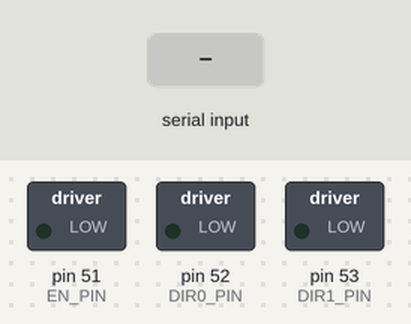
Bench run of a sketch on a simulated Arduino Mega 2560, built with avr-gcc and run on an emulated ATmega2560. Shown: switched loads named in the sketch (green lamp = pin HIGH). The inputs (shaded band) are chosen by the test bench.

Above: at 1.2 s.
1.3 s: "90,45\n" received over the second serial link
At 2.1 s:
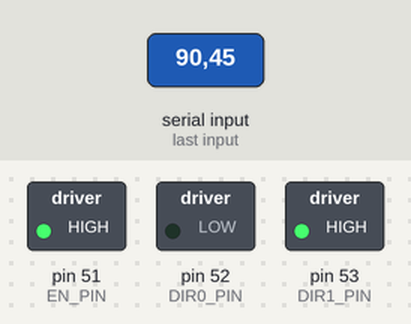
2.8 s: "30,150\n" received over the second serial link
At 3.3 s:
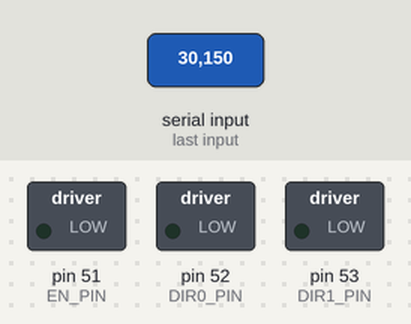
4.3 s: "200\n" received over the second serial link
Timing chart, 0 to 7.3 s (numbered marks = the images above; inputs shaded):
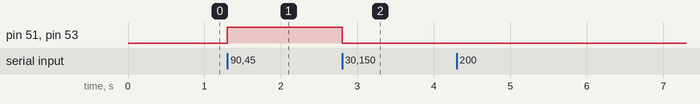

Measured:
- after the input at 1.3 s, pin 51 (EN_PIN), pin 53 (DIR1_PIN): LOW → HIGH at once
- after the input at 2.8 s, pin 51 (EN_PIN), pin 53 (DIR1_PIN): HIGH → LOW at once

The sketch:

car.ino
```cpp
#include "types.h"
#include "physical.h"

void setup() {
    setupMotors();

    Serial1.begin(115200);
    while (!Serial1);
}

void serialEvent1() {
    while (Serial1.available()) {
        char data = (char) Serial1.read();

        if (data < '0' && data > '4') {
            continue;
        }

        Command cmd = (Command) (data - '0');
        execute(cmd);
    }
}

void execute(Command cmd) {
    switch (cmd) {
        case stop:
            enableMotors(0);
            leftMotorDir(0);
            rightMotorDir(0);
            break;
        case moveForward:
            enableMotors(1);
            leftMotorDir(1);
            rightMotorDir(1);
            break;
        case turnRight:
            enableMotors(1);
            leftMotorDir(1);
            rightMotorDir(0);
            break;
        case moveBackward:
            enableMotors(1);
            leftMotorDir(0);
            rightMotorDir(0);
            break;
        case turnLeft:
            enableMotors(1);
            leftMotorDir(0);
            rightMotorDir(1);
            break;
        default:
            break;
    }
}

void loop() {

}
```

physical.c
```cpp
#include <Arduino.h>
#include "physical.h"

#define EN_PIN 51
#define DIR0_PIN 52
#define DIR1_PIN 53

void setupMotors() {
    pinMode(EN_PIN, OUTPUT);
    pinMode(DIR0_PIN, OUTPUT);
    pinMode(DIR1_PIN, OUTPUT);

    digitalWrite(EN_PIN, LOW);
    digitalWrite(DIR0_PIN, LOW);
    digitalWrite(DIR1_PIN, LOW);
}

void enableMotors(int en) {
    digitalWrite(EN_PIN, en ? HIGH : LOW);
}

void leftMotorDir(int dir) {
    digitalWrite(DIR0_PIN, dir ? HIGH : LOW);
}

void rightMotorDir(int dir) {
    digitalWrite(DIR1_PIN, dir ? HIGH : LOW);
}
```

physical.h
```cpp
#ifndef PHYSICAL_H
#define PHYSICAL_H

#if defined(__cplusplus)
extern "C"
{
#endif

void setupMotors();
void enableMotors(int en);
void leftMotorDir(int dir);
void rightMotorDir(int dir);

#if defined(__cplusplus)
}
#endif

#endif
```

types.h
```cpp
#ifndef TYPES_H
#define TYPES_H

typedef enum {
    stop = 0,
    moveForward = 1,
    turnRight = 2,
    moveBackward = 3,
    turnLeft = 4
} Command;

#endif
```
